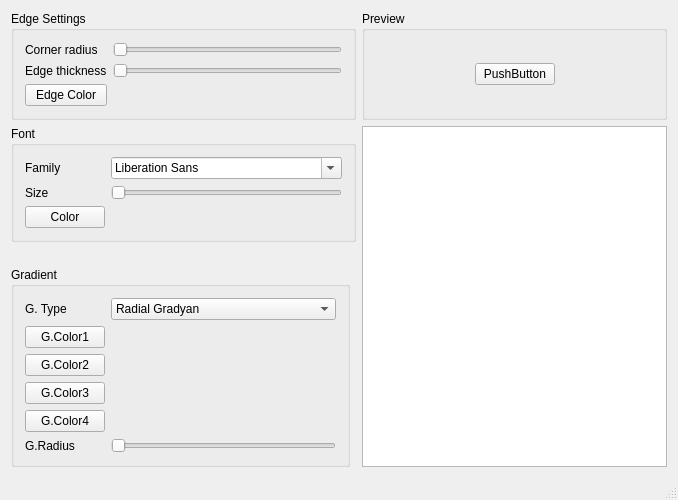
<?xml version="1.0" encoding="UTF-8"?>
<ui version="4.0">
 <class>MainWindow</class>
 <widget class="QMainWindow" name="MainWindow">
  <property name="geometry">
   <rect>
    <x>0</x>
    <y>0</y>
    <width>678</width>
    <height>500</height>
   </rect>
  </property>
  <property name="windowTitle">
   <string>Button Styler</string>
  </property>
  <property name="styleSheet">
   <string notr="true"/>
  </property>
  <widget class="QWidget" name="centralWidget">
   <layout class="QGridLayout" name="gridLayout">
    <item row="0" column="2" rowspan="2">
     <widget class="QGroupBox" name="groupBox">
      <property name="title">
       <string>Preview</string>
      </property>
      <layout class="QGridLayout" name="gridLayout_3">
       <item row="0" column="1">
        <widget class="QPushButton" name="pushButton">
         <property name="styleSheet">
          <string notr="true"/>
         </property>
         <property name="text">
          <string>PushButton</string>
         </property>
        </widget>
       </item>
       <item row="0" column="0">
        <spacer name="horizontalSpacer">
         <property name="orientation">
          <enum>Qt::Horizontal</enum>
         </property>
         <property name="sizeHint" stdset="0">
          <size>
           <width>40</width>
           <height>20</height>
          </size>
         </property>
        </spacer>
       </item>
       <item row="0" column="2">
        <spacer name="horizontalSpacer_2">
         <property name="orientation">
          <enum>Qt::Horizontal</enum>
         </property>
         <property name="sizeHint" stdset="0">
          <size>
           <width>40</width>
           <height>20</height>
          </size>
         </property>
        </spacer>
       </item>
      </layout>
     </widget>
    </item>
    <item row="2" column="2" rowspan="3">
     <widget class="QTextEdit" name="styleOutput"/>
    </item>
    <item row="0" column="0" rowspan="2" colspan="2">
     <widget class="QGroupBox" name="groupBox_4">
      <property name="title">
       <string>Edge Settings</string>
      </property>
      <layout class="QGridLayout" name="gridLayout_5">
       <item row="0" column="0">
        <widget class="QLabel" name="label">
         <property name="text">
          <string>Corner radius</string>
         </property>
        </widget>
       </item>
       <item row="0" column="1">
        <widget class="QSlider" name="bordRadSlider">
         <property name="maximum">
          <number>30</number>
         </property>
         <property name="orientation">
          <enum>Qt::Horizontal</enum>
         </property>
        </widget>
       </item>
       <item row="1" column="0">
        <widget class="QLabel" name="label_2">
         <property name="text">
          <string>Edge thickness</string>
         </property>
        </widget>
       </item>
       <item row="1" column="1">
        <widget class="QSlider" name="bordThickSlider">
         <property name="maximum">
          <number>15</number>
         </property>
         <property name="orientation">
          <enum>Qt::Horizontal</enum>
         </property>
        </widget>
       </item>
       <item row="2" column="0">
        <widget class="QPushButton" name="renkButton2">
         <property name="text">
          <string>Edge Color</string>
         </property>
        </widget>
       </item>
       <item row="2" column="1">
        <widget class="QLabel" name="renkLabel2">
         <property name="text">
          <string/>
         </property>
        </widget>
       </item>
      </layout>
     </widget>
    </item>
    <item row="2" column="0" colspan="2">
     <widget class="QGroupBox" name="groupBox_5">
      <property name="minimumSize">
       <size>
        <width>0</width>
        <height>50</height>
       </size>
      </property>
      <property name="title">
       <string>Font</string>
      </property>
      <layout class="QGridLayout" name="gridLayout_6">
       <item row="0" column="0">
        <widget class="QLabel" name="label_5">
         <property name="text">
          <string>Family</string>
         </property>
        </widget>
       </item>
       <item row="1" column="0">
        <widget class="QLabel" name="label_4">
         <property name="text">
          <string>Size</string>
         </property>
        </widget>
       </item>
       <item row="1" column="1">
        <widget class="QSlider" name="fontSizeSlider">
         <property name="minimum">
          <number>1</number>
         </property>
         <property name="maximum">
          <number>30</number>
         </property>
         <property name="orientation">
          <enum>Qt::Horizontal</enum>
         </property>
        </widget>
       </item>
       <item row="0" column="1">
        <widget class="QFontComboBox" name="fontComboBox"/>
       </item>
       <item row="2" column="0">
        <widget class="QPushButton" name="renkButton">
         <property name="text">
          <string>Color</string>
         </property>
        </widget>
       </item>
       <item row="2" column="1">
        <widget class="QLabel" name="renkLabel">
         <property name="text">
          <string/>
         </property>
        </widget>
       </item>
      </layout>
     </widget>
    </item>
    <item row="4" column="0">
     <widget class="QGroupBox" name="groupBox_2">
      <property name="title">
       <string>Gradient</string>
      </property>
      <layout class="QGridLayout" name="gridLayout_2">
       <item row="1" column="0">
        <widget class="QPushButton" name="grenkButton1">
         <property name="text">
          <string>G.Color1</string>
         </property>
        </widget>
       </item>
       <item row="1" column="1">
        <widget class="QLabel" name="grenkLabel1">
         <property name="text">
          <string/>
         </property>
        </widget>
       </item>
       <item row="2" column="0">
        <widget class="QPushButton" name="grenkButton2">
         <property name="text">
          <string>G.Color2</string>
         </property>
        </widget>
       </item>
       <item row="2" column="1">
        <widget class="QLabel" name="grenkLabel2">
         <property name="text">
          <string/>
         </property>
        </widget>
       </item>
       <item row="3" column="0">
        <widget class="QPushButton" name="grenkButton3">
         <property name="text">
          <string>G.Color3</string>
         </property>
        </widget>
       </item>
       <item row="3" column="1">
        <widget class="QLabel" name="grenkLabel3">
         <property name="text">
          <string/>
         </property>
        </widget>
       </item>
       <item row="4" column="0">
        <widget class="QPushButton" name="grenkButton4">
         <property name="text">
          <string>G.Color4</string>
         </property>
        </widget>
       </item>
       <item row="4" column="1">
        <widget class="QLabel" name="grenkLabel4">
         <property name="text">
          <string/>
         </property>
        </widget>
       </item>
       <item row="5" column="0">
        <widget class="QLabel" name="label_3">
         <property name="text">
          <string>G.Radius</string>
         </property>
        </widget>
       </item>
       <item row="5" column="1">
        <widget class="QSlider" name="gRadiusSlider">
         <property name="maximum">
          <number>300</number>
         </property>
         <property name="orientation">
          <enum>Qt::Horizontal</enum>
         </property>
        </widget>
       </item>
       <item row="0" column="1">
        <widget class="QComboBox" name="comboBox">
         <item>
          <property name="text">
           <string>Radial Gradyan</string>
          </property>
         </item>
         <item>
          <property name="text">
           <string>Lineer Gradyan</string>
          </property>
         </item>
        </widget>
       </item>
       <item row="0" column="0">
        <widget class="QLabel" name="label_6">
         <property name="text">
          <string>G. Type</string>
         </property>
        </widget>
       </item>
      </layout>
     </widget>
    </item>
   </layout>
  </widget>
  <widget class="QStatusBar" name="statusBar"/>
 </widget>
 <layoutdefault spacing="6" margin="11"/>
 <resources/>
 <connections/>
</ui>
